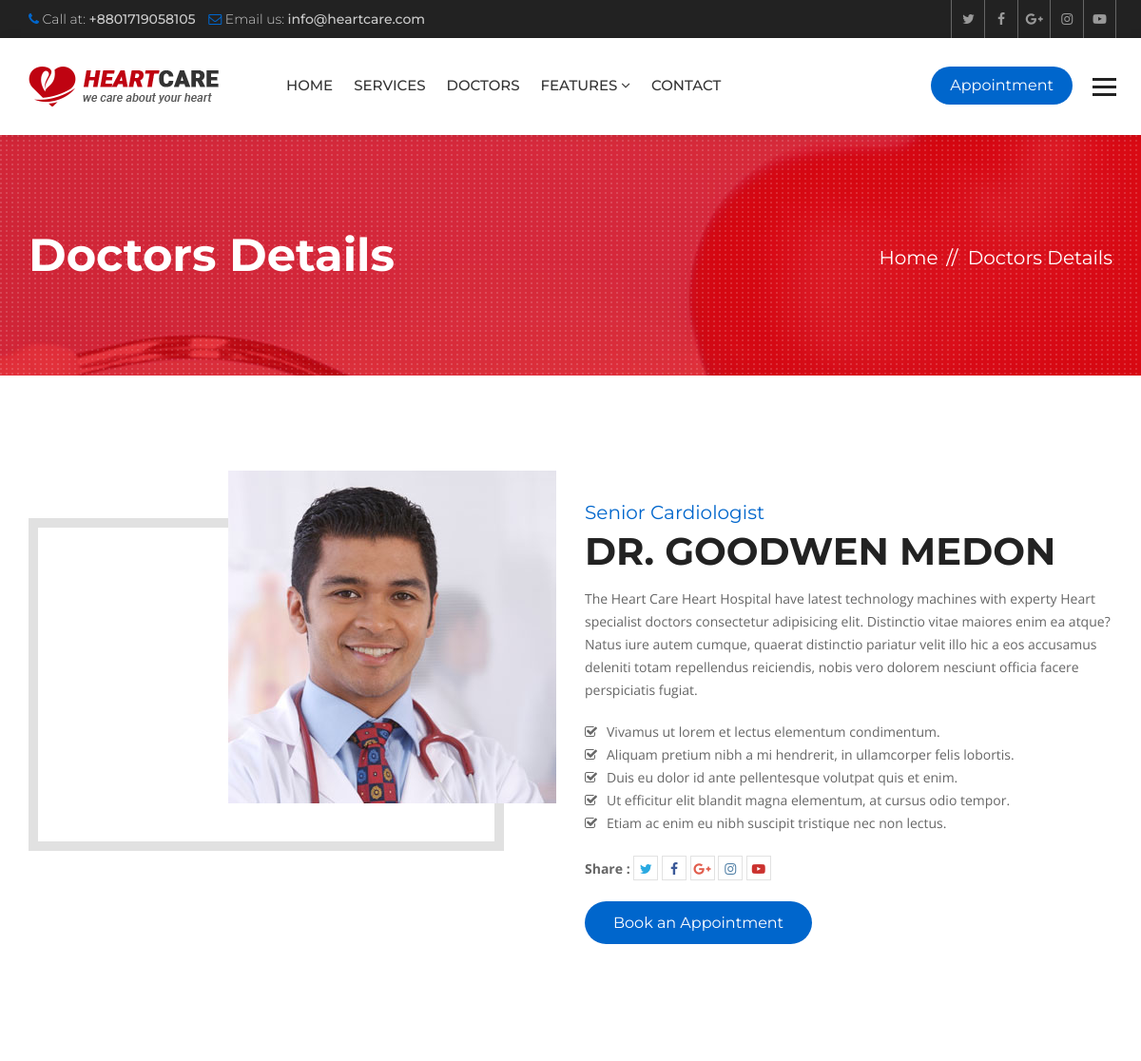
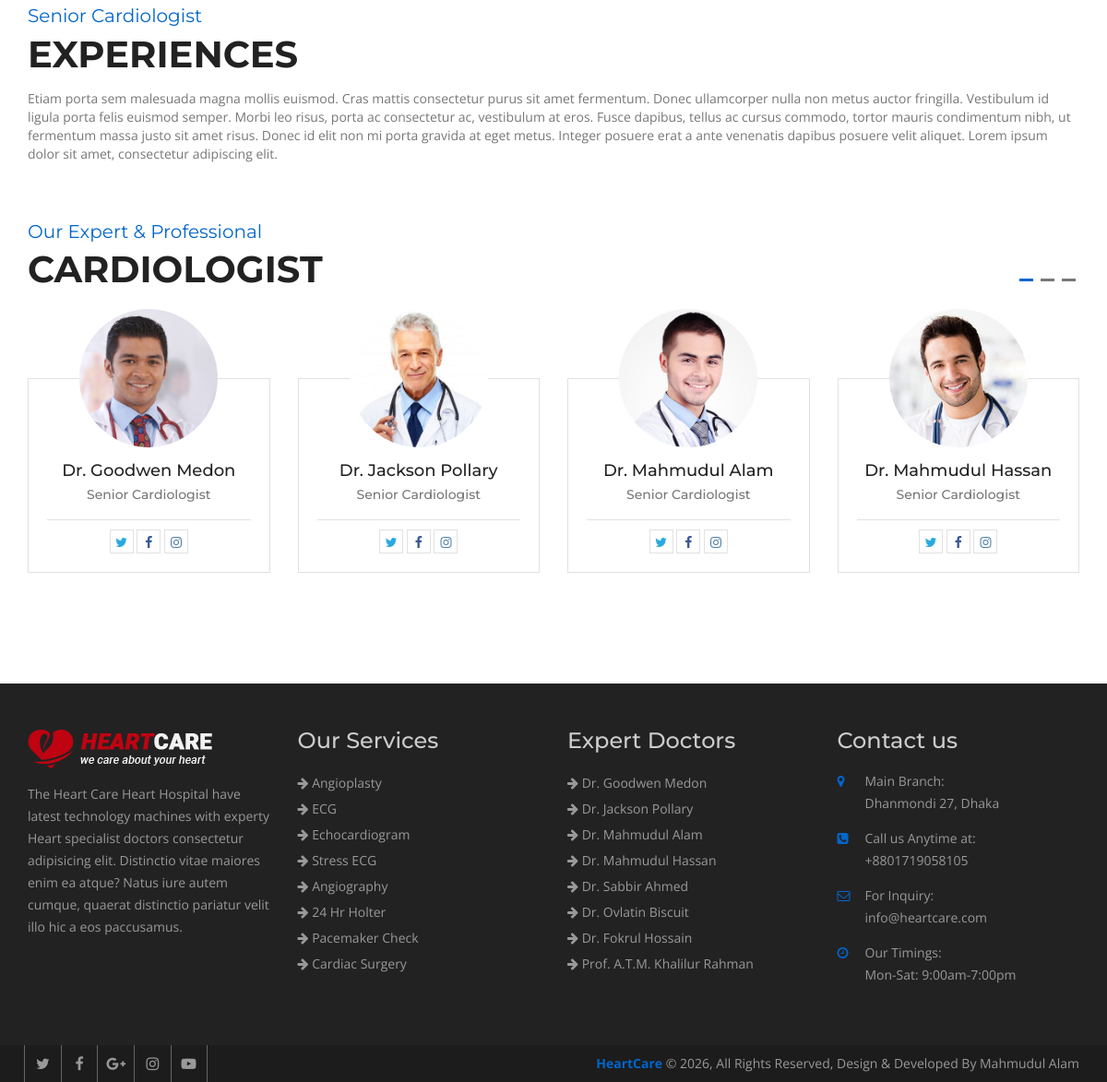
The app's page /doctors/2/ with its own data (2 pictures, top to bottom).
### hospital/models.py (models this page shows, shortened)
class Doctor(models.Model):
    name = models.CharField(max_length=120)
    speciality = models.CharField(max_length=120)
    picture = models.ImageField(upload_to="doctors/")
    details = models.TextField()
    experience = models.TextField()
    expertize = models.ManyToManyField(to='Expertize', related_name='doctors')
    twitter = models.CharField(max_length=120, blank=True, null=True)
    facebook = models.CharField(max_length=120, blank=True, null=True)
    instagram = models.CharField(max_length=120, blank=True, null=True)

class Expertize(models.Model):
    name = models.CharField(max_length=120)

class Service(models.Model):
    title = models.CharField(max_length=120)
    description = models.TextField()
    items = models.ManyToManyField(to='Item',)
    thumbnail = models.ImageField(upload_to='services/')
    cover = models.ImageField(upload_to='services/')
    image1 = models.ImageField(upload_to='services/', blank=True, null=True)
    image2 = models.ImageField(upload_to='services/', blank=True, null=True)

### hospital/views.py (the view)
# urls.py: path('doctors/<int:pk>/', views.DoctorDetailView.as_view(),
class DoctorDetailView(DetailView):
    template_name = 'hospital/team-details.html'
    queryset = Doctor.objects.all()
    def get_context_data(self, **kwargs):
        context = super().get_context_data(**kwargs)
        context["doctors"] = Doctor.objects.all()
        return context

### hospital/context_processors.py (called while the page is built)
def footer_content(request):
    services = Service.objects.all()
    doctors = Doctor.objects.all()
    context = {
        'services': services,
        'doctors': doctors
    }
    return context

### templates/hospital/team-details.html (shortened to what this page needs)
{% extends 'base.html' %}
{% block maincontent %}
<div class="inner-banner">
  <div class="container">
    <div class="row">
      <div class="col-md-7">
        <h1>Doctors Details</h1>
      </div>
      <div class="col-md-5">
        <ol class="breadcrumb">
          <li><a href="{% url 'index' %}">Home</a></li>
          <li class="active">Doctors Details</li>
        </ol>
      </div>
    </div>
  </div>
</div>
<div class="main-content">
  <div class="team-details">
    <div class="container">
      <div class="row">
        <div class="col-md-6 col-sm-6">
          <div class="team-detail-img"> <img src="{{ object.picture.url }}" alt=""> </div>
        </div>
        <div class="col-md-6 col-sm-6">
          <div class="team-details-text">
            <div class="sectio-title-2"> <strong>{{ object.speciality }}</strong>
              <h2>{{ object.name }}</h2>
            </div>
            <p>{{ object.details }}</p>
            <ul>
              {% for exp in object.expertize.all %}
              <li><i class="fa fa-check-square-o" aria-hidden="true"></i>{{ exp.name }}</li>
              {% endfor %}
            </ul>
            <ul class="team-social">
              <li><strong>Share :</strong></li>
              <li><a class="tw" href="#"><i class="fa fa-twitter" aria-hidden="true"></i></a></li>
              <li><a class="fb" href="#"><i class="fa fa-facebook" aria-hidden="true"></i></a></li>
              <li><a class="gp" href="#"><i class="fa fa-google-plus" aria-hidden="true"></i></a></li>
              <li><a class="insta" href="#"><i class="fa fa-instagram" aria-hidden="true"></i></a></li>
              <li><a class="ytp" href="#"><i class="fa fa-youtube-play" aria-hidden="true"></i></a></li>
            </ul>
            <a class="book-app" href="#">Book an Appointment</a>
          </div>
        </div>
      </div>
      <div class="row">
        <div class="col-md-12">
          <div class="team-exp">
            <div class="sectio-title-2"> <strong>{{ object.speciality }}</strong>
              <h2>Experiences</h2>
            </div>
            {{ object.experience}}
          </div>
        </div>
      </div>
      <div class="row">
        <div class="col-md-12">
          <div class="team-slider">
            <div class="sectio-title-2"> <strong>Our Expert & Professional</strong>
              <h2>Cardiologist</h2>
            </div>
            <div id="team-slider" class="owl-carousel owl-theme">
              {% for doctor in doctors %}
              <div class="item">
                <div class="team-box">
                  <div class="team-thumb">  <img src="{{ doctor.picture.url }}" alt="">
                  </div>
                  <div class="team-text">
                    <h5><a href="{% url 'doctor_details' doctor.id %}">{{ doctor.name }}</a></h5>
                    <strong>{{ doctor.speciality }}</strong>
                    <ul class="team-social">
                      {% if doctor.twitter %}
                      <li><a class="tw" href="{{ doctor.twitter }}"><i class="fa fa-twitter" aria-hidden="true"></i></a>
                      </li>
                      {% endif %}
                      {% if doctor.facebook %}
                      <li><a class="fb" href="{{ doctor.facebook }}"><i class="fa fa-facebook"
                            aria-hidden="true"></i></a>
                      </li>
                      {% endif %}
                      {% if doctor.instagram %}
                      <li><a class="insta" href="{{ doctor.instagram }}"><i class="fa fa-instagram"
                            aria-hidden="true"></i></a></li>
                      {% endif %}
                    </ul>
                  </div>
                </div>
              </div>
              {% endfor %}
            </div>
          </div>
        </div>
      </div>
    </div>
  </div>
</div>
{% endblock maincontent %}

### templates/partials/_footer.html
{% load static %}
<footer class="footer">
  <div class="footer-widgets">
    <div class="container">
      <div class="row">
        <div class="col-md-3 col-sm-6">
          <div class="widget"> <img class="ft-logo" src="{% static 'heartcare/images/footer-logo.png' %}" alt="">
            <p>The Heart Care Heart Hospital have latest technology machines with experty Heart specialist doctors
              consectetur adipisicing elit. Distinctio vitae maiores enim ea atque? Natus iure autem cumque, quaerat
              distinctio pariatur velit illo hic a eos paccusamus. </p>
          </div>
        </div>
        <div class="col-md-3 col-sm-6">
          <div class="widget">
            <h3>Our Services</h3>
            <ul>
              {% for service in services|slice:':8' %}
              <li><a href="{% url 'service_details' service.id %}"><i class="fa fa-arrow-right"></i>
                  {{service.title }}</a></li>
              {% endfor %}
            </ul>
          </div>
        </div>
        <div class="col-md-3 col-sm-6">
          <div class="widget">
            <h3>Expert Doctors</h3>
            <ul>
              {% for doctor in doctors|slice:':8' %}
              <li><a href="{% url 'doctor_details' doctor.id %}"><i class="fa fa-arrow-right"></i> {{ doctor.name }}</a>
              </li>
              {% endfor %}
            </ul>
          </div>
        </div>
        <div class="col-md-3 col-sm-6">
          <div class="widget">
            <h3>Contact us</h3>
            <address>
              <ul>
                <li> <span class="icon"><i class="fa fa-map-marker" aria-hidden="true"></i></span> <span
                    class="add-text"><strong>Main Branch:</strong> Dhanmondi 27, Dhaka</span> </li>
                <li> <span class="icon"><i class="fa fa-phone-square" aria-hidden="true"></i></span> <span
                    class="add-text"><strong>Call us Anytime at:</strong> +8801719058105</span> </li>
                <li> <span class="icon"><i class="fa fa-envelope-o" aria-hidden="true"></i></span> <span
                    class="add-text"><strong>For Inquiry:</strong> info@heartcare.com</span> </li>
                <li> <span class="icon"><i class="fa fa-clock-o" aria-hidden="true"></i></span> <span
                    class="add-text"><strong>Our Timings:</strong> Mon-Sat: 9:00am-7:00pm</span> </li>
              </ul>
            </address>
          </div>
        </div>
      </div>
    </div>
  </div>
  <div class="footer-cr">
    <div class="container">
      <div class="row">
        <div class="col-md-6">
          <div class="footer-social"> <a href="#"><i class="fa fa-twitter" aria-hidden="true"></i></a> <a href="#"><i
                class="fa fa-facebook" aria-hidden="true"></i></a> <a href="#"><i class="fa fa-google-plus"
                aria-hidden="true"></i></a> <a href="#"><i class="fa fa-instagram" aria-hidden="true"></i></a> <a
              href="#"><i class="fa fa-youtube-play" aria-hidden="true"></i></a>
          </div>
        </div>
        <div class="col-md-6">
          <p><strong>HeartCare</strong> © {% now 'Y' %}, All Rights Reserved, Design & Developed By Mahmudul Alam</p>
        </div>
      </div>
    </div>
  </div>
</footer>

### heartcare/static/heartcare/css/color.css (style rules this page uses)
.site-header .navbar-default .navbar-nav > li > a:hover, .site-header .navbar-default .navbar-nav > .active > a, .site-header .navbar-default .navbar-nav > .active > a:focus, .site-header .navbar-default .navbar-nav > .active > a:hover, .site-header .navbar-default .navbar-nav > .open > a, .site-header .navbar-default .navbar-nav > .open > a:focus, .site-header .navbar-default .navbar-nav > .open > a:hover, .main-slider .owl-theme .owl-dots .owl-dot.active span, .main-slider .owl-theme .owl-dots .owl-dot:hover span, .site-header .navbar-nav > li > a.appoint, .site-header .navbar-nav > li > a.nav-search, .btn-1, .site-header .dropdown-menu > li > a:after, .app-form input[type="submit"], .header-style-two .nav-area, .learn-more, .play:hover, .cp-tabs .nav-tabs > li.active > a, .cp-tabs .nav-tabs > li.active > a:focus, .cp-tabs .nav-tabs > li.active > a:hover, .site-header .head-search .btn.btn-default, .main-slider .owl-theme .owl-dots .owl-dot.active span, .main-slider .owl-theme .owl-dots .owl-dot:hover span, .service-box-2:after, .Heart-box:hover .v-icon, .Heart-box:hover .v-text, .post-date, .team-two .team-social li a, .team-two .team-box .team-text:after, .book-appointment-widget a, .cp-pagination .pagination > li > a:hover, .cp-pagination .pagination > li > span:hover, .book-app, .submit-btn, .news-thumb .date, .newsletter-form button, .news-detail blockquote, .comment-form input[type="submit"], .pro-hover a, .review-form input[type="submit"], .related-products .owl-dots .owl-dot.active span, .related-products .owl-dots .owl-dot:hover span, .heart-care-services .nav-tabs>li.active>a, .heart-care-services .nav-tabs>li.active>a:focus, .heart-care-services .nav-tabs>li.active>a:hover, .heart-care-services .nav-tabs>li>a:hover, .services-nav h3, .site-header .dropdown-menu > li > a:hover, .features-box:hover, .features-box.selected, .footer .widget .rm, .home-testimonials .owl-theme .owl-dots .owl-dot.active span, .home-testimonials .owl-theme .owl-dots .owl-dot:hover span { background: #0066cc; }
.top-bar li .fa, .top-social a:hover, .view, .services-list .service h3 a:hover, .service-style-1 .service-box .ser-content h3 a:hover, .faqs .panel-default > .panel-heading h4 a, .faqs .panel-default > .panel-heading a::after, .team-text h5 a:hover, .section-title-3 strong, .post-text > h5 a:hover, .read-more:hover, .widget address .icon, .footer .widget a:hover, .footer-cr p strong, .footer-social a:hover, .post-meta li, .post-meta li:after, .post-meta li a, .header-service-area .icon, .header-service-area strong, .section-title-1 strong, .section-title-1 h2, .sectio-title-2 strong, .welcome-text .designation, .Heart-box .v-icon, .phone-icon, .services-nav .side-nav li:hover a, .services-nav .side-nav li.active a, .gallery-thumb .hover-info a, .archives li:before, .search-form button, .date-time, .right-404 strong, .prices, .review .fa, .login-social li, .login-social li a, .heart-care-services .nav-tabs>li>a { color: #0066cc; }

### records on screen
Doctor: picture (picture), speciality "Senior Cardiologist", name "DR. GOODWEN MEDON", details "The Heart Care Heart Hospital have latest technology machines with experty Heart specialist doctors consectetur adipisicing elit. Distinctio vitae maiores enim ea atque? Natus iure autem cumque, quaerat distinctio pariatur velit illo hic a eos accusamus deleniti totam repellendus reiciendis, nobis vero dolorem nesciunt officia facere perspiciatis fugiat.", experience "Etiam porta sem malesuada magna mollis euismod. Cras mattis consectetur purus sit amet fermentum. Donec ullamcorper nulla non metus auctor fringilla. Vestibulum id ligula porta felis euismod semper. Morbi leo risus, porta ac consectetur ac, vestibulum at eros. Fusce dapibus, tellus ac cursus commodo, tortor mauris condimentum nibh, ut fermentum massa justo sit amet risus. Donec id elit non mi porta gravida at eget metus. Integer posuere erat a ante venenatis dapibus posuere velit aliquet. Lorem ipsum dolor sit amet, consectetur adipiscing elit.", name "Dr. Goodwen Medon"
Expertize: name "Vivamus ut lorem et lectus elementum condimentum."
Expertize: name "Aliquam pretium nibh a mi hendrerit, in ullamcorper felis lobortis."
Expertize: name "Duis eu dolor id ante pellentesque volutpat quis et enim."
Expertize: name "Ut efficitur elit blandit magna elementum, at cursus odio tempor."
Expertize: name "Etiam ac enim eu nibh suscipit tristique nec non lectus."
Doctor: picture (picture), name "Dr. Jackson Pollary", speciality "Senior Cardiologist"
Doctor: picture (picture), name "Dr. Mahmudul Alam", speciality "Senior Cardiologist"
Doctor: picture (picture), name "Dr. Mahmudul Hassan", speciality "Senior Cardiologist"
Service: title "Angioplasty"
Service: title "ECG"
Service: title "Echocardiogram"
Service: title "Stress ECG"
Service: title "Angiography"
Service: title "24 Hr Holter"
Service: title "Pacemaker Check"
Service: title "Cardiac Surgery"
Doctor: name "Dr. Sabbir Ahmed"
Doctor: name "Dr. Ovlatin Biscuit"
Doctor: name "Dr. Fokrul Hossain"
Doctor: name "Prof. A.T.M. Khalilur Rahman"
